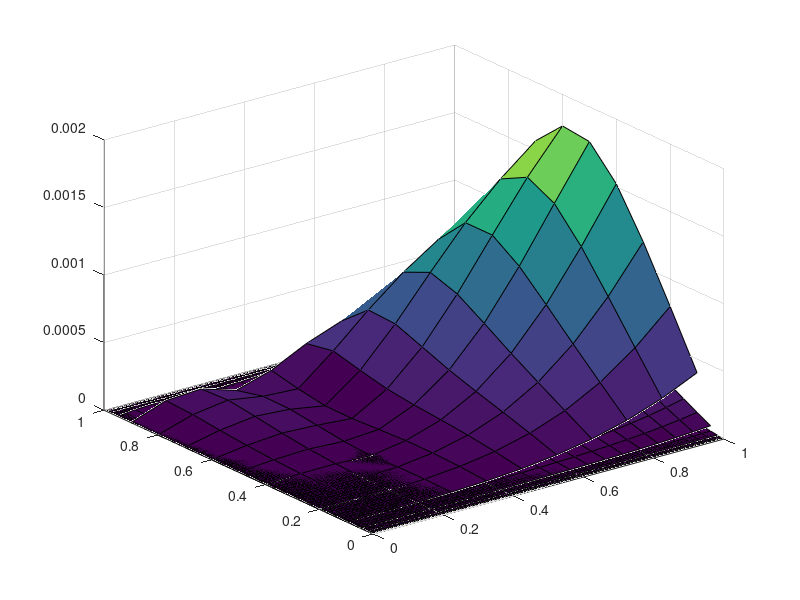

Reproduce this figure in MATLAB.
clear,clc
%隐式差分格式
%c=1,f(x,t)=(t^2-x^2)sin(xt);0,x,0,sint L=1,T=1;uq=sin(xt)
for l=1:6
    u=[];
    m=5*2^l;n=5*2^l;
    h=1/m;t=1/n;s=1*t/h;
    u(1,:)=zeros(m-1,1);
    A0=diag(repmat([2-s^2],1,m-1))+diag(repmat([1/2*s^2],1,m-2),1)...
        +diag(repmat([1/2*s^2],1,m-2),-1);
    x0=h:h:1-h;f0=2*t*x0;f0(1)=f0(1)+1/2*s^2*(0+0);
    f0(m-1)=f0(m-1)+1/2*s^2*(sin(t)+0);
    AL0=4*eye(m-1)-A0;
    u(2,:)=AL0^-1*(A0*u(1,:)'+f0');
    A=diag(repmat([1+s^2],1,m-1))+diag(repmat([-1/2*s^2],1,m-2),1)...
        +diag(repmat([-1/2*s^2],1,m-2),-1);
    for k=1:n-1
        tk=k*t;f=[];
        f=2*u(k+1,:)+t^2*(tk^2-x0.^2).*sin(x0*tk);
        f(1)=f(1)+1/2*s^2*(0+0);f(m-1)=f(m-1)+1/2*s^2*(sin(tk+t)+sin(tk-t));
        u(k+2,:)=A^-1*(-A*u(k,:)'+f');
    end
    for i=1:n+1
        for j=1:m-1
            uq(i,j)=sin(h*j*t*(i-1));
        end
    end
    z=abs(u-uq);
        %figure(l)
        [x,y]=meshgrid(0:t:1,h:h:1-h);
        surf(x,y,z');
        hold on
    umax(l)=max(z(:));  %解的最大误差
end
%解它们的比
for i=1:5
    u_yz(i)=umax(i)/umax(i+1);
end
%%
clear,clc
%m=100;n=200;
m=200;n=100;
h=1/m;t=1/n;s=1*t/h;
u(1,:)=zeros(m-1,1);
A0=diag(repmat([2-s^2],1,m-1))+diag(repmat([1/2*s^2],1,m-2),1)...
    +diag(repmat([1/2*s^2],1,m-2),-1);
x0=h:h:1-h;f0=2*t*x0;f0(1)=f0(1)+1/2*s^2*(0+0);
f0(m-1)=f0(m-1)+1/2*s^2*(sin(t)+0);
AL0=4*eye(m-1)-A0;
u(2,:)=AL0^-1*(A0*u(1,:)'+f0');
A=diag(repmat([1+s^2],1,m-1))+diag(repmat([-1/2*s^2],1,m-2),1)...
    +diag(repmat([-1/2*s^2],1,m-2),-1);
for k=1:n-1
    tk=k*t;f=[];
    f=2*u(k+1,:)+t^2*(tk^2-x0.^2).*sin(x0*tk);
    f(1)=f(1)+1/2*s^2*(0+0);f(m-1)=f(m-1)+1/2*s^2*(sin(tk+t)+sin(tk-t));
    u(k+2,:)=A^-1*(-A*u(k,:)'+f');
end
for i=1:n+1
    for j=1:m-1
        uq(i,j)=sin(h*j*t*(i-1));
    end
end
z=abs(u-uq);

for i=1:10
    ux(i,1)=u(1+n/10*i,m/2);
    ux(i,2)=uq(1+n/10*i,m/2);
    ux(i,3)=z(1+n/10*i,m/2);
end

